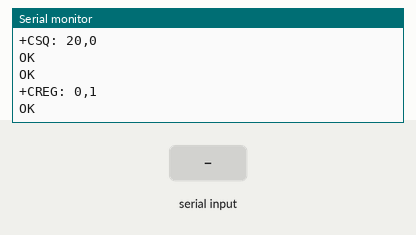
This sketch was run on a simulated Arduino Uno, built with avr-gcc and run on an emulated ATmega328P. Parts: the last lines printed to the serial monitor. The test bench sets the inputs (shaded band). The modem accepts every AT command (registered, SIM ready, sends succeed) and sends nothing else.

Above: at 4.2 s.
4.3 s: "1" received over the second serial link
At 5.6 s:
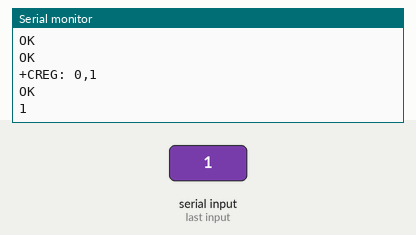
6.0 s: "0" received over the second serial link
At 6.7 s:
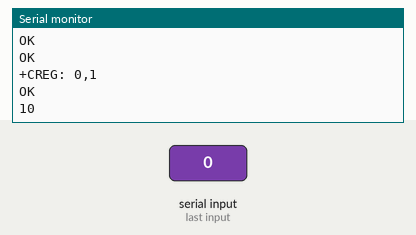

The sketch:

gsm.ino
```cpp
#include <SoftwareSerial.h>

//Create software serial object to communicate with SIM800L
SoftwareSerial mySerial(16, 17);

void setup()
{
  //Begin serial communication with Arduino and Arduino IDE (Serial Monitor)
  Serial.begin(9600);

  //Begin serial communication with Arduino and SIM800L
  mySerial.begin(9600);

  Serial.println("Initializing...");
  delay(1000);

  mySerial.println("AT"); //Once the handshake test is successful, it will back to OK
  updateSerial();
  mySerial.println("AT+CSQ"); //Signal quality test, value range is 0-31 , 31 is the best
  updateSerial();
  mySerial.println("AT+CCID"); //Read SIM information to confirm whether the SIM is plugged
  updateSerial();
  mySerial.println("AT+CREG?"); //Check whether it has registered in the network
  updateSerial();
}

void loop()
{
  updateSerial();
}

void updateSerial()
{
  delay(500);
  while (Serial.available())
  {
    mySerial.write(Serial.read());//Forward what Serial received to Software Serial Port
  }
  while(mySerial.available())
  {
    Serial.write(mySerial.read());//Forward what Software Serial received to Serial Port
  }
}
```

Measured:
- after the input at 4.3 s, the serial monitor: prints a new line after 0.24 s (image 1)
- after the input at 6.0 s, the serial monitor: prints a new line at once (image 2)
